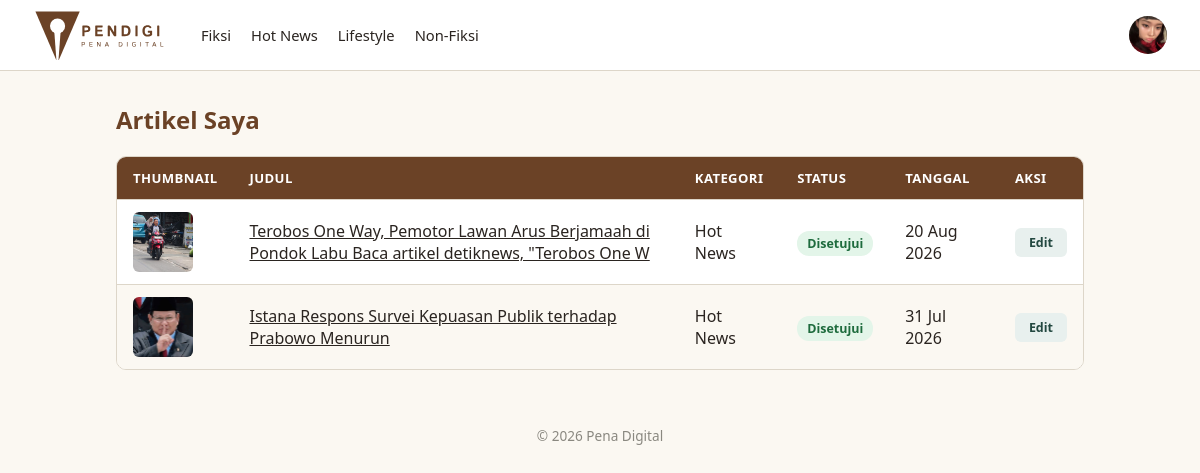
Screenshot of /articles/milikku/ (signed in) with the database file from the repository.
### articles/models.py (models this page shows, shortened)
class Categories(models.Model):
    name = models.CharField(max_length=50, unique=True)
    class Meta:
        verbose_name_plural = "Categories"

class Articles(models.Model):
    title = models.CharField(max_length=100)
    thumbnail = models.ImageField(upload_to='articles/thumbnails/', null=True, blank=True)
    content = models.TextField()
    category = models.ForeignKey(Categories, on_delete=models.CASCADE, related_name='articles')
    contributor = models.ForeignKey(
        Users, on_delete=models.CASCADE,
        limit_choices_to={'status_kontributor': StatusKontributor.APPROVED},
        related_name='articles'
    )
    status = models.CharField(max_length=20, choices=StatusArticle.choices, default=StatusArticle.PENDING)
    is_featured = models.BooleanField(default=False)
    views_count = models.PositiveIntegerField(default=0)
    published_at = models.DateTimeField(null=True, blank=True)
    created_at = models.DateTimeField(auto_now_add=True)
    class Meta:
        ordering = ['-created_at']

### accounts/models.py (models this page shows, shortened)
class Users(AbstractUser):
    role = models.CharField(
        max_length=20,
        choices=Role.choices,
        default=Role.PEMBACA
    )
    status_kontributor = models.CharField(
        max_length=20,
        choices=StatusKontributor.choices,
        default=StatusKontributor.NONE
    )
    profile_picture = models.ImageField(upload_to='profile_pictures/', null=True, blank=True)
    bio = models.CharField(max_length=150, blank=True)

### articles/views.py (the view)
# urls.py: path('milikku/', views.my_articles, name='my_articles'),
@login_required
def my_articles(request):
    if request.user.status_kontributor != StatusKontributor.APPROVED:
        messages.error(request, 'Anda belum terverifikasi sebagai kontributor.')
        return redirect('articles:article_list')
    articles = request.user.articles.all()
    return render(request, 'articles/my_articles.html', {'articles': articles})

### articles/context_processor.py (called while the page is built)
def navbar_categories(request):
    return {
        'navbar_categories': Categories.objects.all().order_by('name')
    }

### fiction/context_processors.py (called while the page is built)
def fiction_navigation(request):
    all_tags_raw = (
        Stories.objects
        .filter(status=StatusStory.APPROVED)
        .exclude(tags='')
        .values_list('tags', flat=True)
    )
    unique_tags = set()
    for tag_string in all_tags_raw:
        for tag in tag_string.split():
            tag = tag.strip().lower()
            if tag:
                unique_tags.add(tag)
    return {
        'fiction_tags': sorted(unique_tags),
    }

### articles/templates/articles/my_articles.html (shortened to what this page needs)
{% extends 'app_base.html' %}
{% load static %}
{% block extra_css %}
    <link rel="stylesheet" href="{% static 'css/table.css' %}">
{% endblock %}
{% block content %}
<h1 class="section-title">Artikel Saya</h1>
<table class="data-table">
    <thead>
        <tr><th>Thumbnail</th><th>Judul</th><th>Kategori</th><th>Status</th><th>Tanggal</th><th>Aksi</th></tr>
    </thead>
    <tbody>
        {% for article in articles %}
        <tr>
            <td>
                {% if article.thumbnail %}
                    <img src="{{ article.thumbnail.url }}" class="table-thumb" alt="{{ article.title }}">
                {% else %}
                    <div class="table-thumb table-thumb-placeholder">📄</div>
                {% endif %}
            </td>
            <td><a href="{% url 'articles:article_detail' article.pk %}">{{ article.title }}</a></td>
            <td>{{ article.category.name }}</td>
            <td><span class="status-badge status-{{ article.status }}">{{ article.get_status_display }}</span></td>
            <td>{{ article.created_at|date:"d M Y" }}</td>
            <td><a href="{% url 'articles:edit_article' article.pk %}" class="edit-link">Edit</a></td>
        </tr>
        {% empty %}
        <tr><td colspan="6">Kamu belum menulis artikel.</td></tr>
        {% endfor %}
    </tbody>
</table>
{% endblock %}

### templates/app_base.html (shortened to what this page needs)
{% extends 'base.html' %}
{% load static %}
{% block body %}
<header class="navbar">
    <a
        href="{% url 'articles:article_list' %}"
        class="brand"
    >
        <img
            src="{% static 'images/pendigi-logo-tulisan.svg' %}"
            alt="Pena Digital"
            class="logo"
        >
    </a>
    <div
        class="navbar-collapse"
        id="navbarCollapse"
    >
        <nav class="nav-links">
            {% for cat in navbar_categories %}
                {% if cat.name|lower == 'fiksi' %}
                    <a href="{% url 'fiction:story_list' %}">
                        {{ cat.name }}
                    </a>
                {% else %}
                    <a
                        href="{% url 'articles:article_list' %}?kategori={{ cat.name|urlencode }}"
                    >
                        {{ cat.name }}
                    </a>
                {% endif %}
            {% endfor %}
        </nav>
        <div class="navbar-actions">
            {% if user.is_authenticated %}
                <div class="navbar-dropdown profile-dropdown">
                    <button
                        type="button"
                        class="navbar-profile-button"
                        aria-label="Menu profil"
                        aria-expanded="false"
                    >
                        {% if user.profile_picture %}
                            <img
                                src="{{ user.profile_picture.url }}"
                                alt="{{ user.username }}"
                                class="navbar-profile-avatar"
                            >
                        {% else %}
                            <span class="navbar-profile-avatar navbar-profile-placeholder">
                                {{ user.username|first|upper }}
                            </span>
                        {% endif %}
                    </button>
                </div>
            {% endif %}
        </div>
    </div>
</header>
<main class="content">
    {% block content %}
    {% endblock %}
</main>
<footer class="footer">
    <p>
        &copy; {% now 'Y' %} Pena Digital
    </p>
</footer>
{% endblock %}

### static/css/base.css (style rules this page uses)
:root { --paper: #FBF8F2; --ink: #2F5D50; --ink-dark: #234840; --brown: #6B4226; --brown-dark: #54331d; --divider: #DDD6C9; --text: #2A2420; }
* { box-sizing: border-box; margin: 0; padding: 0; }
body { font-family: system-ui, -apple-system, sans-serif; background: var(--paper); color: var(--text); }
a { color: inherit; }
.content { max-width: 1000px; margin: 32px auto; padding: 0 16px; }
.footer { text-align: center; padding: 24px; color: #8a8880; font-size: 0.85rem; }
.section-title { font-size: 1.5rem; color: var(--brown); margin-bottom: 20px; }
.navbar { position: relative; display: flex; align-items: center; width: 100%; padding: 10px 32px; background: #fff; border-bottom: 1px solid var(--divider); gap: 28px; z-index: 1000; }
.brand { display: flex; align-items: center; flex-shrink: 0; text-decoration: none; }
.logo { display: block; width: auto; height: 50px; }
.navbar-collapse { display: flex; align-items: center; justify-content: space-between; flex: 1; min-width: 0; gap: 24px; }
.nav-links { display: flex; align-items: center; gap: 20px; white-space: nowrap; }
.nav-links a { color: var(--text); font-size: 0.92rem; text-decoration: none; transition: color .15s ease; }
.navbar-actions { display: flex; align-items: center; gap: 14px; flex-shrink: 0; }
.navbar-profile-button { display: flex; align-items: center; justify-content: center; width: 40px; height: 40px; padding: 0; border: none; background: transparent; cursor: pointer; border-radius: 50%; }
.navbar-profile-avatar { display: flex; align-items: center; justify-content: center; width: 38px; height: 38px; border-radius: 50%; object-fit: cover; background: #d8d3c8; color: var(--text); font-size: .9rem; font-weight: 600; }
.navbar-dropdown { position: relative; }

### static/css/table.css (style rules this page uses)
.data-table { width: 100%; border-collapse: separate; border-spacing: 0; background: #fff; border: 1px solid var(--divider); border-radius: 10px; overflow: hidden; }
.data-table th, .data-table td { padding: 12px 16px; text-align: left; border-bottom: 1px solid var(--divider); }
.data-table th { background: var(--brown); color: #fff; font-size: 0.82rem; font-weight: 600; text-transform: uppercase; letter-spacing: 0.03em; }
.data-table tbody tr:nth-child(even) { background: var(--paper); }
.data-table tbody tr:last-child td { border-bottom: none; }
.status-badge { padding: 4px 10px; border-radius: 12px; font-size: 0.78rem; font-weight: 600; }
.status-approved { background: #E3F5E9; color: #1e6b3d; }
.table-thumb { width: 60px; height: 60px; object-fit: cover; border-radius: 6px; display: block; }
.edit-link { display: inline-block; padding: 6px 14px; border-radius: 6px; font-size: 0.78rem; font-weight: 600; text-decoration: none; background: #E8F0EE; color: var(--ink-dark); transition: background .15s ease; }

### rows the page displays
Categories: name "Fiksi"
Categories: name "Hot News"
Categories: name "Lifestyle"
Categories: name "Non-Fiksi"
Users: profile_picture (picture)
Articles: thumbnail (picture), title "Terobos One Way, Pemotor Lawan Arus Berjamaah di Pondok Labu Baca artikel detiknews, \"Terobos One W", category.name "Hot News", status "Disetujui", created_at "20 Aug 2026"
Articles: thumbnail (picture), title "Istana Respons Survei Kepuasan Publik terhadap Prabowo Menurun", category.name "Hot News", status "Disetujui", created_at "31 Jul 2026"
